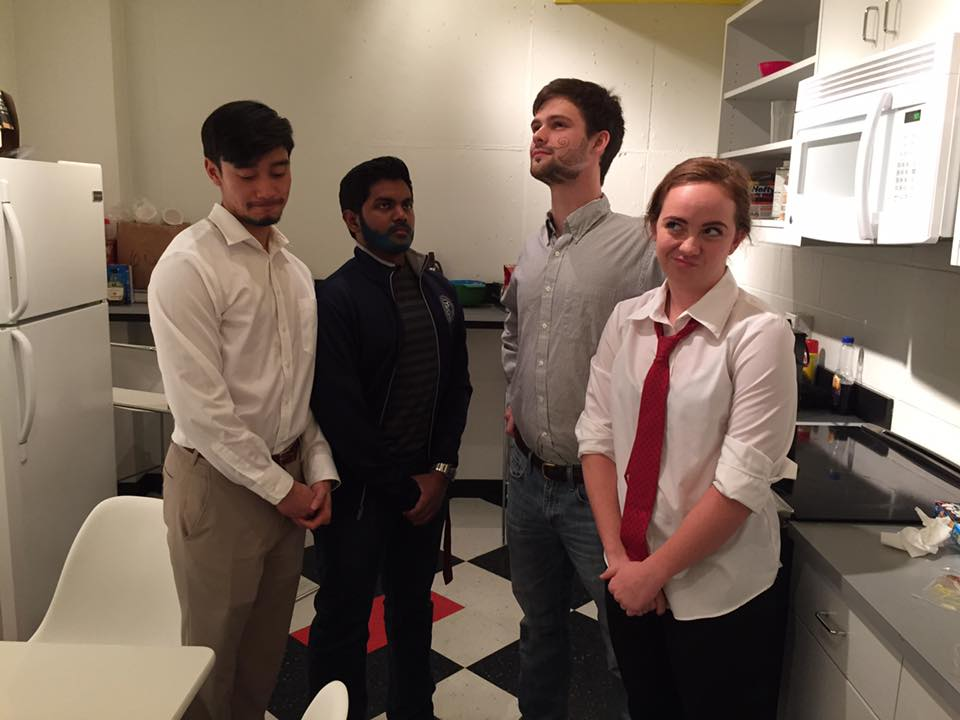
#> input picture images/birthday1.jpg, 960 x 720 px, given in place of the camera
$ python motion_detection.py
#> lines starting #> are read from the running program, lines starting #| are printed output that depends on the picture; after the words box and inside, x2 and y2 are one past the last pixel; in counts of white or black regions, pixels touching at a corner belong together
### opencv-python/edge_detect.py
import cv2
from matplotlib import pyplot as plt


def edge_detect(img, display=False):

    edges = cv2.Canny(img, 100, 200)

    if display:
        plt.subplot(121), plt.imshow(img, cmap='gray')
        plt.title('Original Image'), plt.xticks([]), plt.yticks([])
        plt.subplot(122), plt.imshow(edges, cmap='gray')
        plt.title('Edge Image'), plt.xticks([]), plt.yticks([])
        plt.show()

    return edges

### opencv-python/motion_detection.py
import numpy as np
import cv2
from matplotlib import pyplot as plt
import edge_detect as edge

# define constants
M = 6  # number of columns
N = 10  # number of rows
T = 0.01  # Threshold
B = 12  # movement tolerance


# start video capture
cap = cv2.VideoCapture(0)
if not(cap.isOpened()):
    cap.open()

# create gaussian filter size 3x3
kernel = np.ones((3, 3), np.float32)/9

# initialize last frame and edges of last frame
last_frame_edge = np.zeros((480, 640), np.uint8)


def difference(frame1, frame2):
    height, width = np.shape(frame1)
    diff = np.zeros((height, width), np.uint8)
    for i in range(height):
        for j in range(width):
            if frame1[i, j] != frame2[i, j]:
                diff[i, j] = 255
                for i_prime in range(-B, B+1):
                    for j_prime in range(-B, B+1):
                        if i+i_prime < height and i+i_prime >= 0 and j+j_prime < width and j+j_prime >= 0:
                            if frame1[i+i_prime, j+j_prime] == frame2[i+i_prime, j+j_prime]:
                                diff[i+i_prime, j+j_prime] = 0
    return diff


# motion detection algorithm
def detect_motion(edge, last_edge):
    height, width, depth = np.shape(frame)
    d = difference(edge, last_edge)
    motion = np.zeros((M, N), np.uint8)
    for i in range(M):
        for j in range(N):
            x = 0
            for i_prime in range(height/M):
                for j_prime in range(width/N):
                    if d[i*height/M+i_prime, j*width/N+j_prime] != 0:
                        x += 1
            if M*N*x/(height*width*1.0) > T:
                motion[i, j] = 255
    return motion

# main loop
while cap.isOpened():
    ret, frame = cap.read()
#> frame is the input picture: shape (720, 960, 3); mean B, G, R 96.4, 109.1, 125.3
    frame_filt = cv2.filter2D(frame, -1, kernel)
    frame_edge = edge.edge_detect(frame_filt)
#> in edge_detect, `edges = cv2.Canny(img, 100, 200)`:
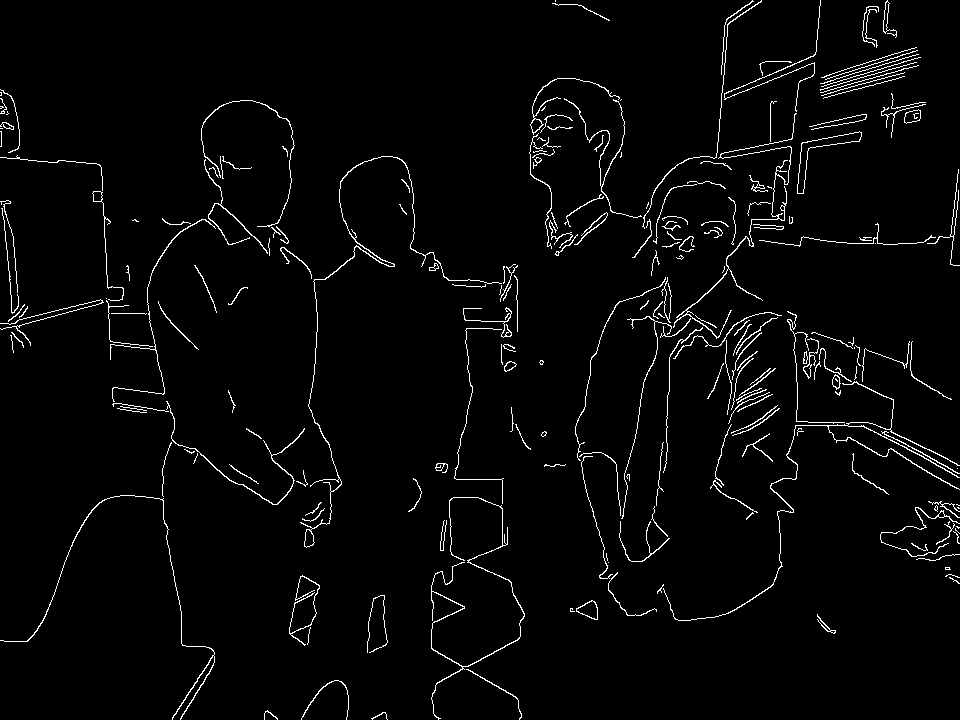
#> edges: shape (720, 960); 2.8% white in thin lines or dots

    # cv2.imshow('normal', frame)  # normal video
    cv2.imshow('edge', frame_edge)  # edge detection video)
    motion = detect_motion(frame_edge, last_frame_edge)
#> after the loop in difference, `for i in range(height):`:
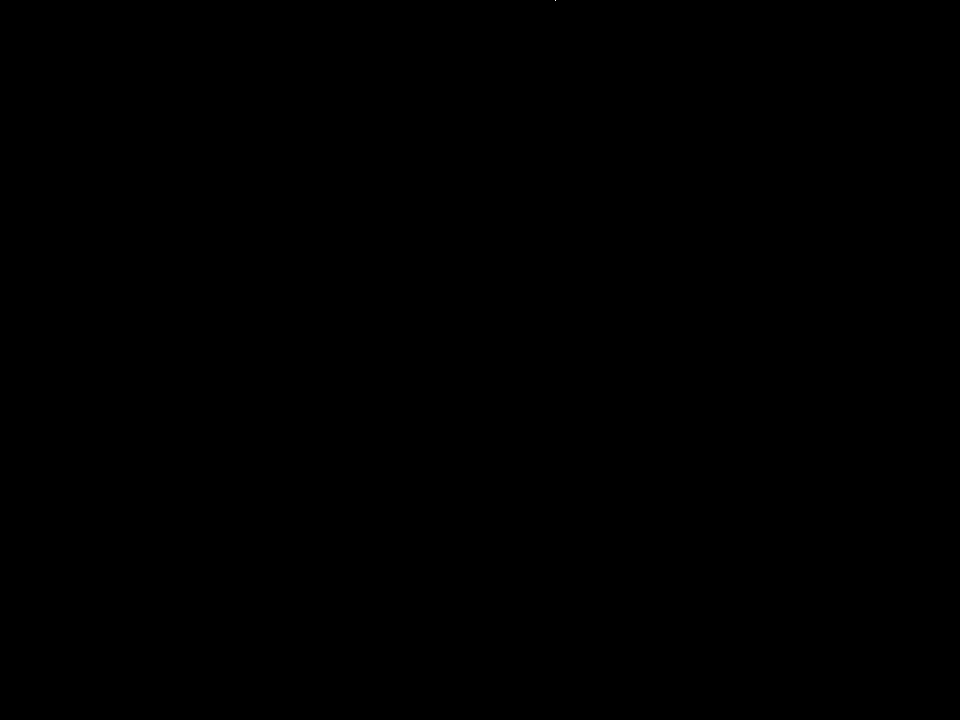
#> diff: shape (720, 960); 0% white in thin lines or dots, all inside (x1, y1, x2, y2) = (555, 0, 556, 1)
#> (the run stopped early here; a loop or call above may not have finished)

$ run again, on images/city_1000_1000.jpg
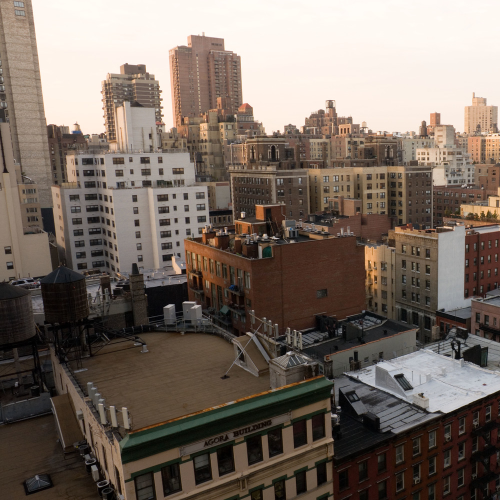
#> input picture images/city_1000_1000.jpg, 1000 x 1000 px, given in place of the camera (shown at 1/2 size)
#> frame is the input picture: shape (1000, 1000, 3); mean B, G, R 99, 108.1, 120.3
#> in edge_detect, `edges = cv2.Canny(img, 100, 200)`:
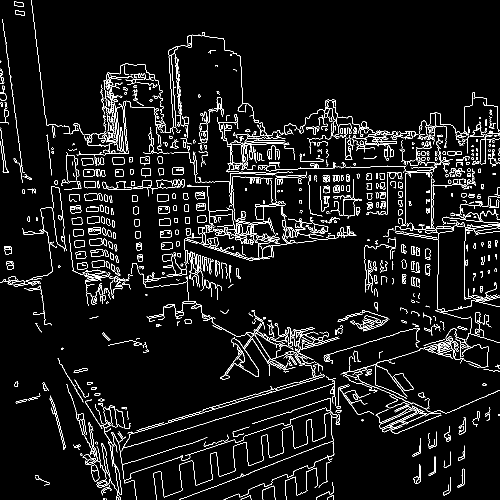
#> edges: shape (1000, 1000) (shown at 1/2 size); 5.7% white in thin lines or dots
